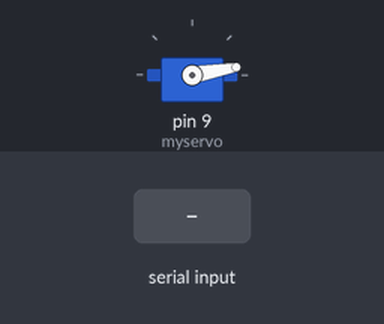
Recording of a sketch running on a simulated Arduino Uno, built with avr-gcc and run on an emulated ATmega328P. Shown: servo. The test bench sets the inputs (shaded band).

Above: at 1.2 s.
1.3 s: "B" received over Serial
At 2.5 s:
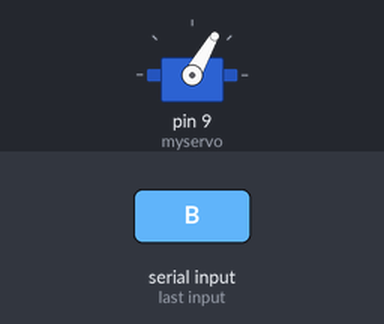
2.8 s: "C" received over Serial
At 3.7 s:
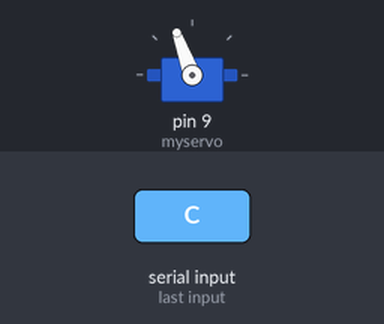
4.3 s: "D" received over Serial
At 4.9 s:
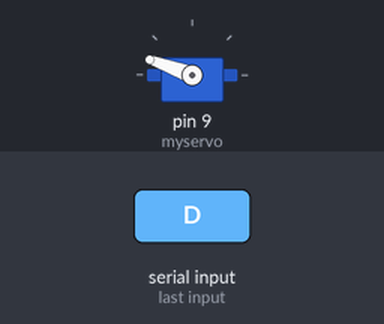
5.8 s: "A" received over Serial
At 6.1 s:
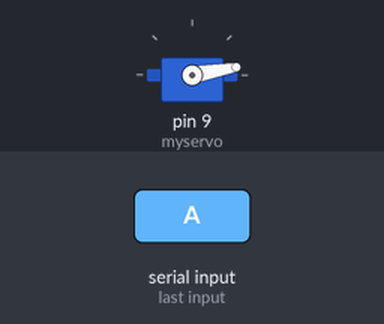
Timing chart, 0 to 8.3 s (numbered marks = the images above; inputs shaded):
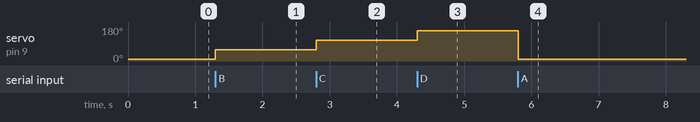

The sketch:

servo-arduino.ino
```cpp
#include <Servo.h>

/* Servo control code running on a Arduino Uno R3 */

#define SERVO 9

#define POS_A 10
#define POS_B 60
#define POS_C 110
#define POS_D 160

Servo myservo;
int pos = 0, data = 'A';

void setup()
{
  myservo.attach(9);
  Serial.begin(9600);
  myservo.write(POS_A);
}

void loop()
{


  if(Serial.available() > 0) {
    data = Serial.read();
    if(data == 'A') {
      myservo.write(POS_A);
    } else if (data == 'B') {
      myservo.write(POS_B);
    } else if (data == 'C') {
      myservo.write(POS_C);
    } else if (data == 'D') {
      myservo.write(POS_D);
    }

  }
  delay(20);
}
```

Measured:
- after the input at 1.3 s, servo on pin 9 (myservo): 10° → 60° at once
- after the input at 2.8 s, servo on pin 9 (myservo): 60° → 110° at once
- after the input at 4.3 s, servo on pin 9 (myservo): 110° → 160° at once
- after the input at 5.8 s, servo on pin 9 (myservo): 160° → 10° at once
